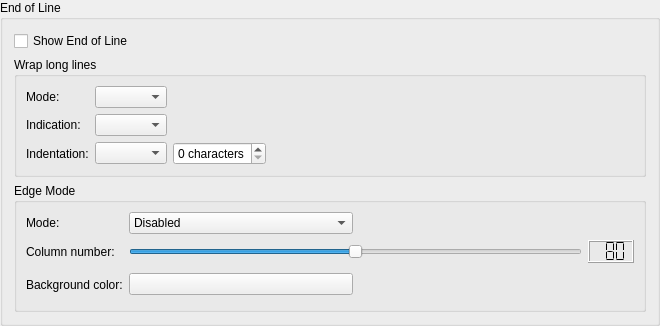
    <widget class="QGroupBox" name="groupBox_7">
     <property name="title">
      <string>End of Line</string>
     </property>
     <layout class="QVBoxLayout" name="verticalLayout_4">
      <item>
       <widget class="QCheckBox" name="eolCheckBox">
        <property name="toolTip">
         <string>Select whether end of line shall be shown</string>
        </property>
        <property name="text">
         <string>Show End of Line</string>
        </property>
       </widget>
      </item>
      <item>
       <widget class="QGroupBox" name="wrapLongLinesGroup">
        <property name="toolTip">
         <string/>
        </property>
        <property name="title">
         <string>Wrap long lines</string>
        </property>
        <property name="checkable">
         <bool>false</bool>
        </property>
        <layout class="QGridLayout" name="gridLayout_7">
         <item row="0" column="0">
          <widget class="QLabel" name="textLabel1_15">
           <property name="text">
            <string>Mode:</string>
           </property>
          </widget>
         </item>
         <item row="0" column="1">
          <widget class="QComboBox" name="wrapModeComboBox">
           <property name="toolTip">
            <string>Select the wrap mode for long lines</string>
           </property>
          </widget>
         </item>
         <item row="0" column="2" colspan="2">
          <spacer name="horizontalSpacer_2">
           <property name="orientation">
            <enum>Qt::Horizontal</enum>
           </property>
           <property name="sizeHint" stdset="0">
            <size>
             <width>400</width>
             <height>20</height>
            </size>
           </property>
          </spacer>
         </item>
         <item row="1" column="0">
          <widget class="QLabel" name="label_5">
           <property name="text">
            <string>Indication:</string>
           </property>
          </widget>
         </item>
         <item row="1" column="1">
          <widget class="QComboBox" name="wrapVisualComboBox">
           <property name="toolTip">
            <string>Select, how wrapped lines are indicated</string>
           </property>
          </widget>
         </item>
         <item row="2" column="0">
          <widget class="QLabel" name="label_18">
           <property name="text">
            <string>Indentation:</string>
           </property>
          </widget>
         </item>
         <item row="2" column="1">
          <widget class="QComboBox" name="wrapIndentComboBox">
           <property name="toolTip">
            <string>Select, how wrapped lines are indented</string>
           </property>
          </widget>
         </item>
         <item row="2" column="2">
          <widget class="QSpinBox" name="wrapStartIndentSpinBox">
           <property name="toolTip">
            <string>Enter the number of characters to indent (only used for 'Fixed')</string>
           </property>
           <property name="suffix">
            <string> characters</string>
           </property>
           <property name="maximum">
            <number>9</number>
           </property>
          </widget>
         </item>
         <item row="2" column="3">
          <spacer name="horizontalSpacer_4">
           <property name="orientation">
            <enum>Qt::Horizontal</enum>
           </property>
           <property name="sizeHint" stdset="0">
            <size>
             <width>362</width>
             <height>20</height>
            </size>
           </property>
          </spacer>
         </item>
        </layout>
       </widget>
      </item>
      <item>
       <widget class="QGroupBox" name="groupBox_9">
        <property name="title">
         <string>Edge Mode</string>
        </property>
        <layout class="QGridLayout" name="_13">
         <item row="0" column="2" colspan="2">
          <spacer>
           <property name="orientation">
            <enum>Qt::Horizontal</enum>
           </property>
           <property name="sizeType">
            <enum>QSizePolicy::Expanding</enum>
           </property>
           <property name="sizeHint" stdset="0">
            <size>
             <width>211</width>
             <height>20</height>
            </size>
           </property>
          </spacer>
         </item>
         <item row="2" column="2" colspan="2">
          <spacer>
           <property name="orientation">
            <enum>Qt::Horizontal</enum>
           </property>
           <property name="sizeType">
            <enum>QSizePolicy::Expanding</enum>
           </property>
           <property name="sizeHint" stdset="0">
            <size>
             <width>201</width>
             <height>31</height>
            </size>
           </property>
          </spacer>
         </item>
         <item row="2" column="1">
          <widget class="QPushButton" name="edgeBackgroundColorButton">
           <property name="minimumSize">
            <size>
             <width>100</width>
             <height>0</height>
            </size>
           </property>
           <property name="toolTip">
            <string>Select the color for the edge marker.</string>
           </property>
           <property name="text">
            <string/>
           </property>
          </widget>
         </item>
         <item row="2" column="0">
          <widget class="QLabel" name="TextLabel13_3_2_2">
           <property name="text">
            <string>Background color:</string>
           </property>
          </widget>
         </item>
         <item row="1" column="1" colspan="2">
          <widget class="QSlider" name="edgeLineColumnSlider">
           <property name="sizePolicy">
            <sizepolicy hsizetype="Expanding" vsizetype="Fixed">
             <horstretch>11</horstretch>
             <verstretch>0</verstretch>
            </sizepolicy>
           </property>
           <property name="toolTip">
            <string>Move to set the edge column.</string>
           </property>
           <property name="minimum">
            <number>0</number>
           </property>
           <property name="maximum">
            <number>160</number>
           </property>
           <property name="value">
            <number>80</number>
           </property>
           <property name="orientation">
            <enum>Qt::Horizontal</enum>
           </property>
           <property name="tickInterval">
            <number>10</number>
           </property>
          </widget>
         </item>
         <item row="1" column="3">
          <widget class="QLCDNumber" name="edgeLineColumnLCD">
           <property name="sizePolicy">
            <sizepolicy hsizetype="Minimum" vsizetype="Minimum">
             <horstretch>1</horstretch>
             <verstretch>0</verstretch>
            </sizepolicy>
           </property>
           <property name="toolTip">
            <string>Displays the selected tab width.</string>
           </property>
           <property name="digitCount">
            <number>3</number>
           </property>
           <property name="segmentStyle">
            <enum>QLCDNumber::Flat</enum>
           </property>
           <property name="value" stdset="0">
            <double>80.000000000000000</double>
           </property>
          </widget>
         </item>
         <item row="1" column="0">
          <widget class="QLabel" name="TextLabel13_3_2">
           <property name="text">
            <string>Column number:</string>
           </property>
          </widget>
         </item>
         <item row="0" column="0">
          <widget class="QLabel" name="textLabel1_14">
           <property name="text">
            <string>Mode:</string>
           </property>
          </widget>
         </item>
         <item row="0" column="1">
          <widget class="QComboBox" name="edgeModeCombo">
           <property name="sizePolicy">
            <sizepolicy hsizetype="Minimum" vsizetype="Fixed">
             <horstretch>0</horstretch>
             <verstretch>0</verstretch>
            </sizepolicy>
           </property>
           <item>
            <property name="text">
             <string>Disabled</string>
            </property>
           </item>
           <item>
            <property name="text">
             <string>Draw Line</string>
            </property>
           </item>
           <item>
            <property name="text">
             <string>Change Background Color</string>
            </property>
           </item>
          </widget>
         </item>
        </layout>
       </widget>
      </item>
     </layout>
    </widget>
